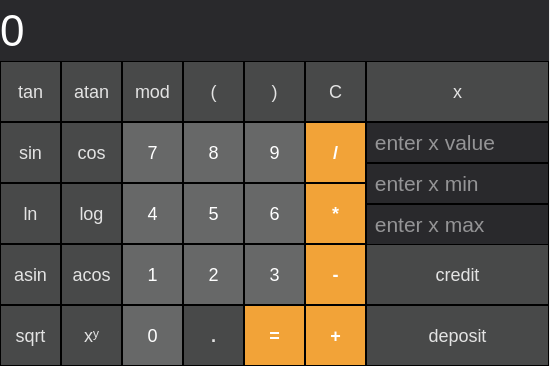
<?xml version="1.0" encoding="UTF-8"?>
<ui version="4.0">
 <class>MainWindow</class>
 <widget class="QMainWindow" name="MainWindow">
  <property name="geometry">
   <rect>
    <x>0</x>
    <y>0</y>
    <width>550</width>
    <height>366</height>
   </rect>
  </property>
  <property name="windowTitle">
   <string>Smart Calculator</string>
  </property>
  <widget class="QWidget" name="centralwidget">
   <widget class="QPushButton" name="pushButton_clear">
    <property name="geometry">
     <rect>
      <x>305</x>
      <y>61</y>
      <width>61</width>
      <height>61</height>
     </rect>
    </property>
    <property name="styleSheet">
     <string notr="true">QPushButton {
  font-size: 18px;
  color: rgb(227,227, 227);
  background-color: rgb(72, 73, 73);
  border: 1px solid black;
}
QPushButton:pressed {
     background-color: rgb(103, 104, 104 );
}
</string>
    </property>
    <property name="text">
     <string>C</string>
    </property>
    <property name="shortcut">
     <string>Backspace</string>
    </property>
   </widget>
   <widget class="QPushButton" name="pushButton_br_open">
    <property name="geometry">
     <rect>
      <x>183</x>
      <y>61</y>
      <width>61</width>
      <height>61</height>
     </rect>
    </property>
    <property name="styleSheet">
     <string notr="true">QPushButton {
  font-size: 18px;
  color: rgb(227,227, 227);
  background-color: rgb(72, 73, 73);
  border: 1px solid black;
}
QPushButton:pressed {
     background-color: rgb(103, 104, 104 );
}
</string>
    </property>
    <property name="text">
     <string>(</string>
    </property>
    <property name="shortcut">
     <string>(</string>
    </property>
   </widget>
   <widget class="QPushButton" name="pushButton_br_close">
    <property name="geometry">
     <rect>
      <x>244</x>
      <y>61</y>
      <width>61</width>
      <height>61</height>
     </rect>
    </property>
    <property name="styleSheet">
     <string notr="true">QPushButton {
  font-size: 18px;
  color: rgb(227,227, 227);
  background-color: rgb(72, 73, 73);
  border: 1px solid black;
}
QPushButton:pressed {
     background-color: rgb(103, 104, 104 );
}
</string>
    </property>
    <property name="text">
     <string>)</string>
    </property>
    <property name="shortcut">
     <string>)</string>
    </property>
   </widget>
   <widget class="QPushButton" name="pushButton_divide">
    <property name="geometry">
     <rect>
      <x>305</x>
      <y>122</y>
      <width>61</width>
      <height>61</height>
     </rect>
    </property>
    <property name="styleSheet">
     <string notr="true">QPushButton {
  font: bold;
  color: white;
  font-size: 18px; 
  background-color: rgb(242, 163, 56);
  border: 1px solid black;
}

QPushButton:pressed {
     background-color: rgb(202, 126, 4 );
}</string>
    </property>
    <property name="text">
     <string>/</string>
    </property>
    <property name="shortcut">
     <string>/</string>
    </property>
   </widget>
   <widget class="QPushButton" name="pushButton_7">
    <property name="geometry">
     <rect>
      <x>122</x>
      <y>122</y>
      <width>61</width>
      <height>61</height>
     </rect>
    </property>
    <property name="styleSheet">
     <string notr="true">QPushButton {
   color: white;
   font-size: 18px;
   background-color: rgb(103, 104, 104 );
   border: 1px solid black;
}
QPushButton:pressed {
    background-color: qlineargradient(x1: 0, y1: 0, x2: 0, y2: 1,
                                      stop: 0 #BEBEBE, stop: 1 #D7D7D7);
}</string>
    </property>
    <property name="text">
     <string>7</string>
    </property>
    <property name="shortcut">
     <string>7</string>
    </property>
   </widget>
   <widget class="QPushButton" name="pushButton_multiply">
    <property name="geometry">
     <rect>
      <x>305</x>
      <y>183</y>
      <width>61</width>
      <height>61</height>
     </rect>
    </property>
    <property name="styleSheet">
     <string notr="true">QPushButton {
  font: bold;
  color: white;
  font-size: 18px; 
  background-color: rgb(242, 163, 56);
  border: 1px solid black;
}

QPushButton:pressed {
     background-color: rgb(202, 126, 4 );
}</string>
    </property>
    <property name="text">
     <string>*</string>
    </property>
    <property name="shortcut">
     <string>*</string>
    </property>
   </widget>
   <widget class="QPushButton" name="pushButton_9">
    <property name="geometry">
     <rect>
      <x>244</x>
      <y>122</y>
      <width>61</width>
      <height>61</height>
     </rect>
    </property>
    <property name="styleSheet">
     <string notr="true">QPushButton {
   color: white;
   font-size: 18px;
   background-color: rgb(103, 104, 104 );
   border: 1px solid black;
}
QPushButton:pressed {
    background-color: qlineargradient(x1: 0, y1: 0, x2: 0, y2: 1,
                                      stop: 0 #BEBEBE, stop: 1 #D7D7D7);
}</string>
    </property>
    <property name="text">
     <string>9</string>
    </property>
    <property name="shortcut">
     <string>9</string>
    </property>
   </widget>
   <widget class="QPushButton" name="pushButton_8">
    <property name="geometry">
     <rect>
      <x>183</x>
      <y>122</y>
      <width>61</width>
      <height>61</height>
     </rect>
    </property>
    <property name="styleSheet">
     <string notr="true">QPushButton {
   color: white;
   font-size: 18px;
   background-color: rgb(103, 104, 104 );
   border: 1px solid black;
}
QPushButton:pressed {
    background-color: qlineargradient(x1: 0, y1: 0, x2: 0, y2: 1,
                                      stop: 0 #BEBEBE, stop: 1 #D7D7D7);
}</string>
    </property>
    <property name="text">
     <string>8</string>
    </property>
    <property name="shortcut">
     <string>8</string>
    </property>
   </widget>
   <widget class="QPushButton" name="pushButton_minus">
    <property name="geometry">
     <rect>
      <x>305</x>
      <y>244</y>
      <width>61</width>
      <height>61</height>
     </rect>
    </property>
    <property name="styleSheet">
     <string notr="true">QPushButton {
  font: bold;
  color: white;
  font-size: 18px; 
  background-color: rgb(242, 163, 56);
  border: 1px solid black;
}

QPushButton:pressed {
     background-color: rgb(202, 126, 4 );
}</string>
    </property>
    <property name="text">
     <string>-</string>
    </property>
    <property name="shortcut">
     <string>-</string>
    </property>
   </widget>
   <widget class="QPushButton" name="pushButton_4">
    <property name="geometry">
     <rect>
      <x>122</x>
      <y>183</y>
      <width>61</width>
      <height>61</height>
     </rect>
    </property>
    <property name="styleSheet">
     <string notr="true">QPushButton {
   color: white;
   font-size: 18px;
   background-color: rgb(103, 104, 104 );
   border: 1px solid black;
}
QPushButton:pressed {
    background-color: qlineargradient(x1: 0, y1: 0, x2: 0, y2: 1,
                                      stop: 0 #BEBEBE, stop: 1 #D7D7D7);
}</string>
    </property>
    <property name="text">
     <string>4</string>
    </property>
    <property name="shortcut">
     <string>4</string>
    </property>
   </widget>
   <widget class="QPushButton" name="pushButton_5">
    <property name="geometry">
     <rect>
      <x>183</x>
      <y>183</y>
      <width>61</width>
      <height>61</height>
     </rect>
    </property>
    <property name="styleSheet">
     <string notr="true">QPushButton {
   color: white;
   font-size: 18px;
   background-color: rgb(103, 104, 104 );
   border: 1px solid black;
}
QPushButton:pressed {
    background-color: qlineargradient(x1: 0, y1: 0, x2: 0, y2: 1,
                                      stop: 0 #BEBEBE, stop: 1 #D7D7D7);
}</string>
    </property>
    <property name="text">
     <string>5</string>
    </property>
    <property name="shortcut">
     <string>5</string>
    </property>
   </widget>
   <widget class="QPushButton" name="pushButton_6">
    <property name="geometry">
     <rect>
      <x>244</x>
      <y>183</y>
      <width>61</width>
      <height>61</height>
     </rect>
    </property>
    <property name="styleSheet">
     <string notr="true">QPushButton {
   color: white;
   font-size: 18px;
   background-color: rgb(103, 104, 104 );
   border: 1px solid black;
}
QPushButton:pressed {
    background-color: qlineargradient(x1: 0, y1: 0, x2: 0, y2: 1,
                                      stop: 0 #BEBEBE, stop: 1 #D7D7D7);
}</string>
    </property>
    <property name="text">
     <string>6</string>
    </property>
    <property name="shortcut">
     <string>6</string>
    </property>
   </widget>
   <widget class="QPushButton" name="pushButton_3">
    <property name="geometry">
     <rect>
      <x>244</x>
      <y>244</y>
      <width>61</width>
      <height>61</height>
     </rect>
    </property>
    <property name="styleSheet">
     <string notr="true">QPushButton {
   color: white;
   font-size: 18px;
   background-color: rgb(103, 104, 104 );
   border: 1px solid black;
}
QPushButton:pressed {
    background-color: qlineargradient(x1: 0, y1: 0, x2: 0, y2: 1,
                                      stop: 0 #BEBEBE, stop: 1 #D7D7D7);
}</string>
    </property>
    <property name="text">
     <string>3</string>
    </property>
    <property name="shortcut">
     <string>3</string>
    </property>
   </widget>
   <widget class="QPushButton" name="pushButton_2">
    <property name="geometry">
     <rect>
      <x>183</x>
      <y>244</y>
      <width>61</width>
      <height>61</height>
     </rect>
    </property>
    <property name="styleSheet">
     <string notr="true">QPushButton {
   color: white;
   font-size: 18px;
   background-color: rgb(103, 104, 104 );
   border: 1px solid black;
}
QPushButton:pressed {
    background-color: qlineargradient(x1: 0, y1: 0, x2: 0, y2: 1,
                                      stop: 0 #BEBEBE, stop: 1 #D7D7D7);
}</string>
    </property>
    <property name="text">
     <string>2</string>
    </property>
    <property name="shortcut">
     <string>2</string>
    </property>
   </widget>
   <widget class="QPushButton" name="pushButton_plus">
    <property name="geometry">
     <rect>
      <x>305</x>
      <y>305</y>
      <width>61</width>
      <height>61</height>
     </rect>
    </property>
    <property name="styleSheet">
     <string notr="true">QPushButton {
  font: bold;
  color: white;
  font-size: 18px; 
  background-color: rgb(242, 163, 56);
  border: 1px solid black;
}

QPushButton:pressed {
     background-color: rgb(202, 126, 4 );
}</string>
    </property>
    <property name="text">
     <string>+</string>
    </property>
    <property name="shortcut">
     <string>+</string>
    </property>
   </widget>
   <widget class="QPushButton" name="pushButton_1">
    <property name="geometry">
     <rect>
      <x>122</x>
      <y>244</y>
      <width>61</width>
      <height>61</height>
     </rect>
    </property>
    <property name="styleSheet">
     <string notr="true">QPushButton {
   color: white;
   font-size: 18px;
   background-color: rgb(103, 104, 104 );
   border: 1px solid black;
}
QPushButton:pressed {
    background-color: qlineargradient(x1: 0, y1: 0, x2: 0, y2: 1,
                                      stop: 0 #BEBEBE, stop: 1 #D7D7D7);
}</string>
    </property>
    <property name="text">
     <string>1</string>
    </property>
    <property name="shortcut">
     <string>1</string>
    </property>
   </widget>
   <widget class="QPushButton" name="pushButton_equal_sign">
    <property name="geometry">
     <rect>
      <x>244</x>
      <y>305</y>
      <width>61</width>
      <height>61</height>
     </rect>
    </property>
    <property name="styleSheet">
     <string notr="true">QPushButton {
  font: bold;
  color: white;
  font-size: 18px; 
  background-color: rgb(242, 163, 56);
  border: 1px solid black;
}

QPushButton:pressed {
     background-color: rgb(202, 126, 4 );
}</string>
    </property>
    <property name="text">
     <string>=</string>
    </property>
    <property name="shortcut">
     <string>Return</string>
    </property>
   </widget>
   <widget class="QLabel" name="result_show">
    <property name="geometry">
     <rect>
      <x>0</x>
      <y>0</y>
      <width>549</width>
      <height>61</height>
     </rect>
    </property>
    <property name="font">
     <font>
      <pointsize>33</pointsize>
     </font>
    </property>
    <property name="layoutDirection">
     <enum>Qt::RightToLeft</enum>
    </property>
    <property name="styleSheet">
     <string notr="true">QLabel {
  color: white;
  background-color : rgb(41, 41, 44);
  qproperty-aligment: 'AlignVCenter | AlignRight';
}

</string>
    </property>
    <property name="text">
     <string>0 </string>
    </property>
   </widget>
   <widget class="QPushButton" name="pushButton_0">
    <property name="geometry">
     <rect>
      <x>122</x>
      <y>305</y>
      <width>61</width>
      <height>61</height>
     </rect>
    </property>
    <property name="styleSheet">
     <string notr="true">QPushButton {
   color: white;
   font-size: 18px;
   background-color: rgb(103, 104, 104 );
   border: 1px solid black;
}
QPushButton:pressed {
    background-color: qlineargradient(x1: 0, y1: 0, x2: 0, y2: 1,
                                      stop: 0 #BEBEBE, stop: 1 #D7D7D7);
}</string>
    </property>
    <property name="text">
     <string>0</string>
    </property>
    <property name="shortcut">
     <string>0</string>
    </property>
   </widget>
   <widget class="QPushButton" name="pushButton_dot">
    <property name="geometry">
     <rect>
      <x>183</x>
      <y>305</y>
      <width>61</width>
      <height>61</height>
     </rect>
    </property>
    <property name="styleSheet">
     <string notr="true">QPushButton {
  font: bold;
  font-size: 18px;
  color: rgb(227,227, 227);
  background-color: rgb(72, 73, 73);
  border: 1px solid black;
}
QPushButton:pressed {
     background-color: rgb(103, 104, 104 );
}
</string>
    </property>
    <property name="text">
     <string>.</string>
    </property>
    <property name="shortcut">
     <string>.</string>
    </property>
   </widget>
   <widget class="QPushButton" name="pushButton_acos">
    <property name="geometry">
     <rect>
      <x>61</x>
      <y>244</y>
      <width>61</width>
      <height>61</height>
     </rect>
    </property>
    <property name="styleSheet">
     <string notr="true">QPushButton {
  font-size: 18px;
  color: rgb(227,227, 227);
  background-color: rgb(72, 73, 73);
  border: 1px solid black;
}
QPushButton:pressed {
     background-color: rgb(103, 104, 104 );
}</string>
    </property>
    <property name="text">
     <string>acos</string>
    </property>
    <property name="shortcut">
     <string>Backspace</string>
    </property>
   </widget>
   <widget class="QPushButton" name="pushButton_log">
    <property name="geometry">
     <rect>
      <x>61</x>
      <y>183</y>
      <width>61</width>
      <height>61</height>
     </rect>
    </property>
    <property name="styleSheet">
     <string notr="true">QPushButton {
  font-size: 18px;
  color: rgb(227,227, 227);
  background-color: rgb(72, 73, 73);
  border: 1px solid black;
}
QPushButton:pressed {
     background-color: rgb(103, 104, 104 );
}</string>
    </property>
    <property name="text">
     <string>log</string>
    </property>
   </widget>
   <widget class="QPushButton" name="pushButton_cos">
    <property name="geometry">
     <rect>
      <x>61</x>
      <y>122</y>
      <width>61</width>
      <height>61</height>
     </rect>
    </property>
    <property name="styleSheet">
     <string notr="true">QPushButton {
  font-size: 18px;
  color: rgb(227,227, 227);
  background-color: rgb(72, 73, 73);
  border: 1px solid black;
}
QPushButton:pressed {
     background-color: rgb(103, 104, 104 );
}</string>
    </property>
    <property name="text">
     <string>cos</string>
    </property>
    <property name="shortcut">
     <string>Backspace</string>
    </property>
   </widget>
   <widget class="QPushButton" name="pushButton_pow">
    <property name="geometry">
     <rect>
      <x>61</x>
      <y>305</y>
      <width>61</width>
      <height>61</height>
     </rect>
    </property>
    <property name="styleSheet">
     <string notr="true">QPushButton {
  font-size: 18px;
  color: rgb(227,227, 227);
  background-color: rgb(72, 73, 73);
  border: 1px solid black;
}
QPushButton:pressed {
     background-color: rgb(103, 104, 104 );
}</string>
    </property>
    <property name="text">
     <string>xʸ</string>
    </property>
    <property name="shortcut">
     <string>^</string>
    </property>
   </widget>
   <widget class="QPushButton" name="pushButton_ln">
    <property name="geometry">
     <rect>
      <x>0</x>
      <y>183</y>
      <width>61</width>
      <height>61</height>
     </rect>
    </property>
    <property name="styleSheet">
     <string notr="true">QPushButton {
  font-size: 18px;
  color: rgb(227,227, 227);
  background-color: rgb(72, 73, 73);
  border: 1px solid black;
}
QPushButton:pressed {
     background-color: rgb(103, 104, 104 );
}</string>
    </property>
    <property name="text">
     <string>ln</string>
    </property>
   </widget>
   <widget class="QPushButton" name="pushButton_sqrt">
    <property name="geometry">
     <rect>
      <x>0</x>
      <y>305</y>
      <width>61</width>
      <height>61</height>
     </rect>
    </property>
    <property name="styleSheet">
     <string notr="true">QPushButton {
  font-size: 18px;
  color: rgb(227,227, 227);
  background-color: rgb(72, 73, 73);
  border: 1px solid black;
}
QPushButton:pressed {
     background-color: rgb(103, 104, 104 );
}</string>
    </property>
    <property name="text">
     <string>sqrt</string>
    </property>
   </widget>
   <widget class="QPushButton" name="pushButton_sin">
    <property name="geometry">
     <rect>
      <x>0</x>
      <y>122</y>
      <width>61</width>
      <height>61</height>
     </rect>
    </property>
    <property name="styleSheet">
     <string notr="true">QPushButton {
  font-size: 18px;
  color: rgb(227,227, 227);
  background-color: rgb(72, 73, 73);
  border: 1px solid black;
}
QPushButton:pressed {
     background-color: rgb(103, 104, 104 );
}</string>
    </property>
    <property name="text">
     <string>sin</string>
    </property>
   </widget>
   <widget class="QPushButton" name="pushButton_asin">
    <property name="geometry">
     <rect>
      <x>0</x>
      <y>244</y>
      <width>61</width>
      <height>61</height>
     </rect>
    </property>
    <property name="styleSheet">
     <string notr="true">QPushButton {
  font-size: 18px;
  color: rgb(227,227, 227);
  background-color: rgb(72, 73, 73);
  border: 1px solid black;
}
QPushButton:pressed {
     background-color: rgb(103, 104, 104 );
}</string>
    </property>
    <property name="text">
     <string>asin</string>
    </property>
   </widget>
   <widget class="QPushButton" name="pushButton_mod">
    <property name="geometry">
     <rect>
      <x>122</x>
      <y>61</y>
      <width>61</width>
      <height>61</height>
     </rect>
    </property>
    <property name="styleSheet">
     <string notr="true">QPushButton {
  font-size: 18px;
  color: rgb(227,227, 227);
  background-color: rgb(72, 73, 73);
  border: 1px solid black;
}
QPushButton:pressed {
     background-color: rgb(103, 104, 104 );
}
</string>
    </property>
    <property name="text">
     <string>mod</string>
    </property>
   </widget>
   <widget class="QPushButton" name="pushButton_atan">
    <property name="geometry">
     <rect>
      <x>61</x>
      <y>61</y>
      <width>61</width>
      <height>61</height>
     </rect>
    </property>
    <property name="styleSheet">
     <string notr="true">QPushButton {
  font-size: 18px;
  color: rgb(227,227, 227);
  background-color: rgb(72, 73, 73);
  border: 1px solid black;
}
QPushButton:pressed {
     background-color: rgb(103, 104, 104 );
}</string>
    </property>
    <property name="text">
     <string>atan</string>
    </property>
   </widget>
   <widget class="QPushButton" name="pushButton_tan">
    <property name="geometry">
     <rect>
      <x>0</x>
      <y>61</y>
      <width>61</width>
      <height>61</height>
     </rect>
    </property>
    <property name="styleSheet">
     <string notr="true">QPushButton {
  font-size: 18px;
  color: rgb(227,227, 227);
  background-color: rgb(72, 73, 73);
  border: 1px solid black;
}
QPushButton:pressed {
     background-color: rgb(103, 104, 104 );
}</string>
    </property>
    <property name="text">
     <string>tan</string>
    </property>
   </widget>
   <widget class="QPushButton" name="pushButton_x">
    <property name="geometry">
     <rect>
      <x>366</x>
      <y>61</y>
      <width>183</width>
      <height>61</height>
     </rect>
    </property>
    <property name="styleSheet">
     <string notr="true">QPushButton {
  font-size: 18px;
  color: rgb(227,227, 227);
  background-color: rgb(72, 73, 73);
  border: 1px solid black;
}
QPushButton:pressed {
     background-color: rgb(103, 104, 104 );
}
</string>
    </property>
    <property name="text">
     <string>x</string>
    </property>
    <property name="shortcut">
     <string>Backspace</string>
    </property>
   </widget>
   <widget class="QLineEdit" name="x_show">
    <property name="geometry">
     <rect>
      <x>366</x>
      <y>122</y>
      <width>183</width>
      <height>41</height>
     </rect>
    </property>
    <property name="font">
     <font>
      <pointsize>16</pointsize>
     </font>
    </property>
    <property name="styleSheet">
     <string notr="true">QLineEdit {
  color: white;
  background-color : rgb(41, 41, 44);
  qproperty-aligment: 'AlignVCenter | AlignRight';
  border: 1px solid black;
}
</string>
    </property>
    <property name="text">
     <string/>
    </property>
    <property name="placeholderText">
     <string> enter x value</string>
    </property>
   </widget>
   <widget class="QPushButton" name="pushButton_credit">
    <property name="geometry">
     <rect>
      <x>366</x>
      <y>244</y>
      <width>183</width>
      <height>61</height>
     </rect>
    </property>
    <property name="styleSheet">
     <string notr="true">QPushButton {
  font-size: 18px;
  color: rgb(227,227, 227);
  background-color: rgb(72, 73, 73);
  border: 1px solid black;
}
QPushButton:pressed {
     background-color: rgb(103, 104, 104 );
}
</string>
    </property>
    <property name="text">
     <string>credit</string>
    </property>
    <property name="shortcut">
     <string>Backspace</string>
    </property>
   </widget>
   <widget class="QPushButton" name="pushButton_deposit">
    <property name="geometry">
     <rect>
      <x>366</x>
      <y>305</y>
      <width>183</width>
      <height>61</height>
     </rect>
    </property>
    <property name="styleSheet">
     <string notr="true">QPushButton {
  font-size: 18px;
  color: rgb(227,227, 227);
  background-color: rgb(72, 73, 73);
  border: 1px solid black;
}
QPushButton:pressed {
     background-color: rgb(103, 104, 104 );
}
</string>
    </property>
    <property name="text">
     <string>deposit</string>
    </property>
    <property name="shortcut">
     <string>Backspace</string>
    </property>
   </widget>
   <widget class="QLineEdit" name="x_max">
    <property name="geometry">
     <rect>
      <x>366</x>
      <y>204</y>
      <width>183</width>
      <height>41</height>
     </rect>
    </property>
    <property name="font">
     <font>
      <pointsize>16</pointsize>
     </font>
    </property>
    <property name="styleSheet">
     <string notr="true">QLineEdit {
  color: white;
  background-color : rgb(41, 41, 44);
  qproperty-aligment: 'AlignVCenter | AlignRight';
  border: 1px solid black;
}
</string>
    </property>
    <property name="text">
     <string/>
    </property>
    <property name="placeholderText">
     <string> enter x max</string>
    </property>
   </widget>
   <widget class="QLineEdit" name="x_min">
    <property name="geometry">
     <rect>
      <x>366</x>
      <y>163</y>
      <width>183</width>
      <height>41</height>
     </rect>
    </property>
    <property name="font">
     <font>
      <pointsize>16</pointsize>
     </font>
    </property>
    <property name="styleSheet">
     <string notr="true">QLineEdit {
  color: white;
  background-color : rgb(41, 41, 44);
  qproperty-aligment: 'AlignVCenter | AlignRight';
  border: 1px solid black;
}
</string>
    </property>
    <property name="text">
     <string/>
    </property>
    <property name="placeholderText">
     <string> enter x min</string>
    </property>
   </widget>
  </widget>
 </widget>
 <resources/>
 <connections/>
</ui>
